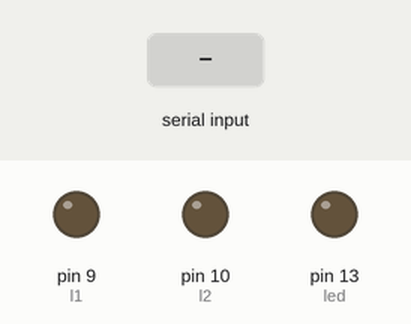
Bench run of a sketch on a simulated Arduino Uno, built with avr-gcc and run on an emulated ATmega328P. On the bench: output pins drawn as LEDs (lit = HIGH). Inputs (shaded band) come from the test bench. Pins used as bus, display or sensor lines are not drawn.

Above: at 1.2 s.
1.3 s: "f" received over Serial
At 1.6 s:
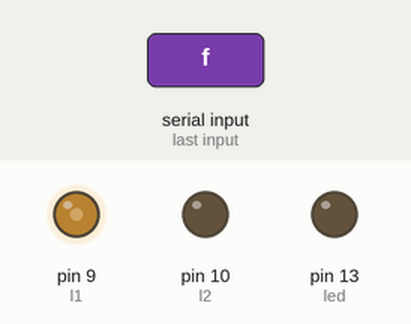
2.8 s: "b" received over Serial
At 4.0 s:
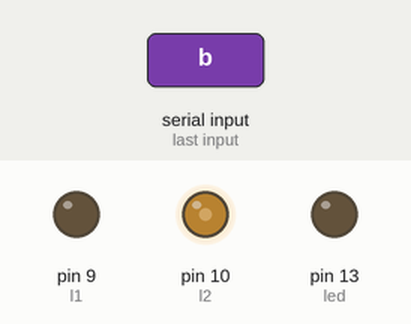
Timing chart, 0 to 5.8 s (numbered marks = the images above; inputs shaded):
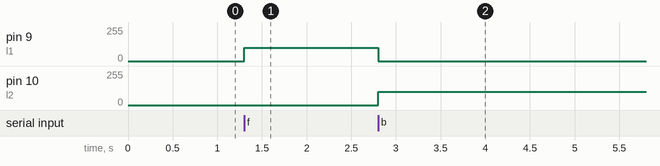

Measured:
- after the input at 1.3 s, pin 9 (l1): 0/255 → 100/255 at once
- after the input at 2.8 s, pin 9 (l1): 100/255 → 0/255 at once; pin 10 (l2): 0/255 → 100/255 at once

The sketch:

motor_done2.ino
```cpp
int led=13;
int state=0;
int r1=5;
int r2=6;
int l1=9;
int l2=10;
int sp = 100;
void setup() {

  // put your setup code here, to run once:

  pinMode(led,OUTPUT);
  Serial.begin(9600);


}


void loop() {

  // put your main code here, to run repeatedly:
  if (Serial.available()>0){
  state = Serial.read();
  }
  else if( state == 'f')
  forward();

  else if ( state == 's')
  stopp();

  else if( state == 'r')
  right();

  else if( state == 'l')
  left();

  else if( state == 'b')
  backward();


}

void forward(){
analogWrite(r1,sp);
analogWrite(r2,0);
analogWrite(l1,sp);
analogWrite(l2,0);
}

void backward(){
analogWrite(r1,0);
analogWrite(r2,sp);
analogWrite(l1,0);
analogWrite(l2,sp);
}

void right(){
analogWrite(r1,0);
analogWrite(r2,0);
analogWrite(l1,sp);
analogWrite(l2,0);
}

void left(){
analogWrite(r1,sp);
analogWrite(r2,0);
analogWrite(l1,0);
analogWrite(l2,0);
}

void stopp(){
analogWrite(r1,0);
analogWrite(r2,0);
analogWrite(l1,0);
analogWrite(l2,0);
}
```
